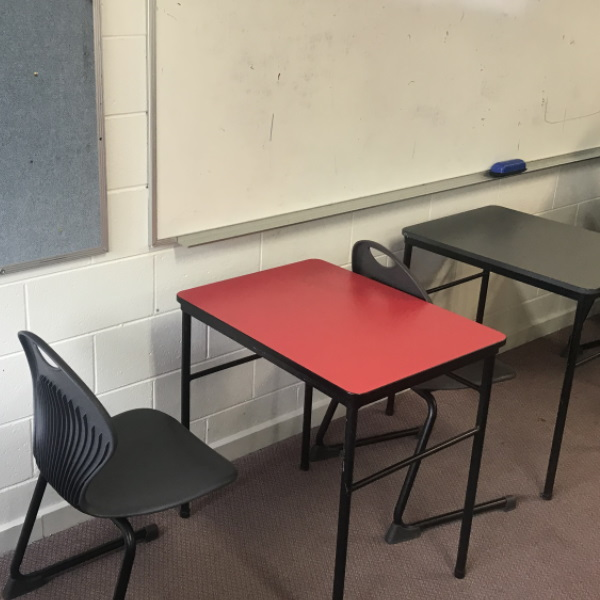
#> input picture python/red_table.jpg, 600 x 600 px, given in place of 192.168.1.1:5555, which was not available
$ python fly.py
#> lines starting #> are read from the running program, lines starting #| are printed output that depends on the picture; pictures that were not available may be replaced by others from this repository, and a replacement may not be noted
### python/commands.py
import requests

def takeoff():
    r = requests.get('http://localhost:3000/takeoff')
    print(r.text)

def land():
    r = requests.get('http://localhost:3000/land')
    print(r.text)

def left():
    r = requests.get('http://localhost:3000/left')
    print(r.text)

def right():
    r = requests.get('http://localhost:3000/right')
    print(r.text)

def forward():
    r = requests.get('http://localhost:3000/forward')
    print(r.text)

def back():
    r = requests.get('http://localhost:3000/back')
    print(r.text)

def up():
    r = requests.get('http://localhost:3000/up')
    print(r.text)

def down():
    r = requests.get('http://localhost:3000/down')
    print(r.text)

def stop():
    r = requests.get('http://localhost:3000/stop')
    print(r.text)

### python/fly.py
import logging
import threading
import time
import numpy as np
import argparse
import cv2
import imutils
import random
import commands as fly
import math
from multiprocessing.pool import ThreadPool
from multiprocessing import Process

pool = ThreadPool(processes=2)

# create camera window
def preview(camera):
    exitProgram = False
    (grabbed, frame) = camera.read()
    if not grabbed:
            return
    cv2.imshow("Preview", frame)
    key = cv2.waitKey(1) & 0xFF
    # if the 'q' key is pressed, stop the loop
    if key == ord("q"):
        exitProgram = True
    return exitProgram

# fly to the target
def flyDrone(found, cX, cY):
    dist = calculateDistance(cX, cY)
    width = camera.get(cv2.CAP_PROP_FRAME_WIDTH)
    height = camera.get(cv2.CAP_PROP_FRAME_HEIGHT)
    if dist[2] != 0 and found == False:
        fly.up()
    elif dist[2] != 0 and found == True:
        #first quadrant
        if cX < width/2 and cY < height/2:
            fly.right()
            fly.down()
        #second quadrant
        elif cX > width/2 and cY < height/2:
            fly.left()
            fly.down()
        #third quadrant
        elif cX < width/2 and cY > height/2:
            fly.right()
            fly.up()
        #fourth quadrant
        elif cX > width/2 and cY > height/2:
            fly.left()
            fly.up()

        elif cX <= width/2 and cY == height/2:
            fly.right()

        elif cX >= width/2 and cY == height/2:
            fly.left()

        elif cX == width/2 and cY <= height/2:
            fly.down()

        elif cX == width/2 and cY >= height/2:
            fly.up()
    else:
        print("Test")

# locate the target image
def detectImage(camera, found):
    (cX, cY) = (0,0)
    # grab the current frame and initialize the status text
    (grabbed, frame) = camera.read()
    found = False
    # check to see if we have reached the end of the video
    if not grabbed:
        return
    # convert the frame to grayscale, blur it, and detect edges
    gray = cv2.cvtColor(frame, cv2.COLOR_BGR2GRAY)
    blurred = cv2.GaussianBlur(gray, (7, 7), 0)
    edged = cv2.Canny(blurred, 50, 150)
    # find contours in the edge map
    cnts = cv2.findContours(edged.copy(), cv2.RETR_EXTERNAL, cv2.CHAIN_APPROX_SIMPLE)
    cnts = imutils.grab_contours(cnts)
    # loop over the contours
    for c in cnts:
        # approximate the contour
        peri = cv2.arcLength(c, True)
        approx = cv2.approxPolyDP(c, 0.01 * peri, True)
        # ensure that the approximated contour is "roughly" rectangular
        if len(approx) >= 4 and len(approx) <= 6:
            # compute the bounding box of the approximated contour and use the bounding box to compute the aspect ratio
            (x, y, w, h) = cv2.boundingRect(approx)
            aspectRatio = w / float(h)
            # compute the solidity of the original contour
            area = cv2.contourArea(c)
            hullArea = cv2.contourArea(cv2.convexHull(c))
            solidity = area / float(hullArea)
            # compute whether or not the width and height, solidity, and aspect ratio of the contour falls within appropriate bounds
            keepDims = w > 25 and h > 25
            keepSolidity = solidity > 0.9
            keepAspectRatio = aspectRatio >= 0.8 and aspectRatio <= 1.2
            # ensure that the contour passes all our tests
            if keepDims and keepSolidity and keepAspectRatio:
                # draw an outline around the target and update the status text
                cv2.drawContours(frame, [approx], -1, (0, 0, 255), 4)
                found = True
                # compute the center of the contour region and draw the crosshairs
                M = cv2.moments(approx)
                # center of object
                (cX, cY) = (int(M["m10"] // M["m00"]), int(M["m01"] // M["m00"]))
    return (found, cX, cY)

# calculate the coordinates of the target
def calculateDistance(cX, cY):
    # get width and height of camera
    width = camera.get(cv2.CAP_PROP_FRAME_WIDTH)
    height = camera.get(cv2.CAP_PROP_FRAME_HEIGHT)
    # find center of camera
    width / 2, height / 2
    dX = cX - width / 2
    dY = cY - height / 2
    # find distance
    dist = math.sqrt((dX * dX) + (dY * dY))
    return (dX, dY, dist)

if __name__ == "__main__":
    format = "%(asctime)s: %(message)s"
    logging.basicConfig(format=format, level=logging.INFO, datefmt="%H:%M:%S")
    found = False
    rv = False
    exitProgram = False
    camera = cv2.VideoCapture('tcp://192.168.1.1:5555')
    fly.takeoff()
#> (the call stopped at in takeoff, `r = requests.get('http://localhost:3000/takeoff')`: the network is not available in this run)
    while exitProgram == False:
        print("Flying...")
        async_detect = pool.apply_async(detectImage,(camera,found))
        rv = async_detect.get()
        print("Found:", rv)
        dist = calculateDistance(rv[1], rv[2])
        async_fly = pool.apply_async(flyDrone,(rv[0], rv[1], rv[2]))
        found = async_fly.get()
        exitProgram = preview(camera)
#> this loop made 1 pass; (key q is pressed on pass 1)
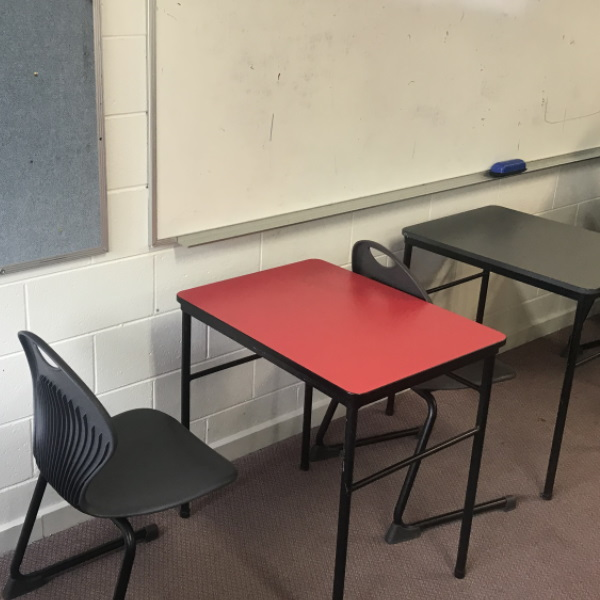
#> input picture python/red_table.jpg, 600 x 600 px, given in place of 192.168.1.1:5555, which was not available
#> pass 1, in detectImage, `gray = cv2.cvtColor(frame, cv2.COLOR_BGR2GRAY)`:
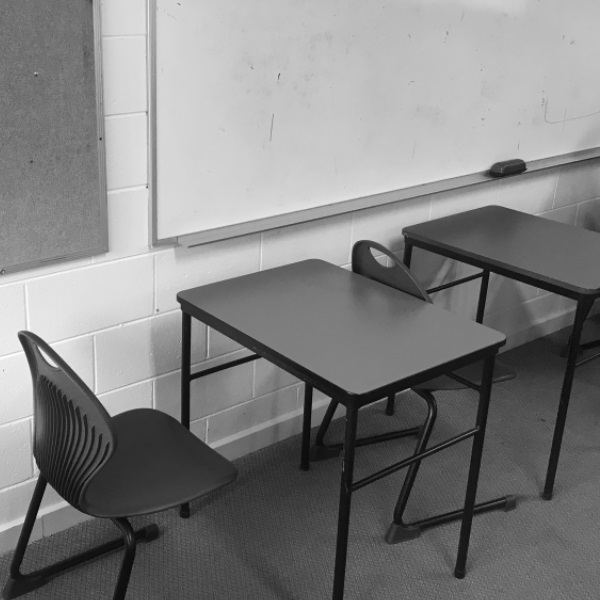
#> gray: shape (600, 600); min 8, max 254, mean 129.9
#> pass 1, in detectImage, `edged = cv2.Canny(blurred, 50, 150)`:
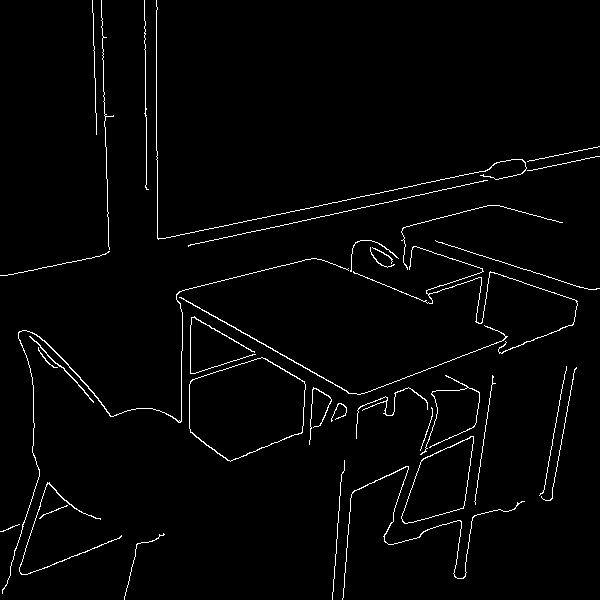
#> edged: shape (600, 600); 2.1% white in thin lines or dots
    fly.land()
#> (the call stopped at in land, `r = requests.get('http://localhost:3000/land')`: the network is not available in this run)
    print("Stopped...")
